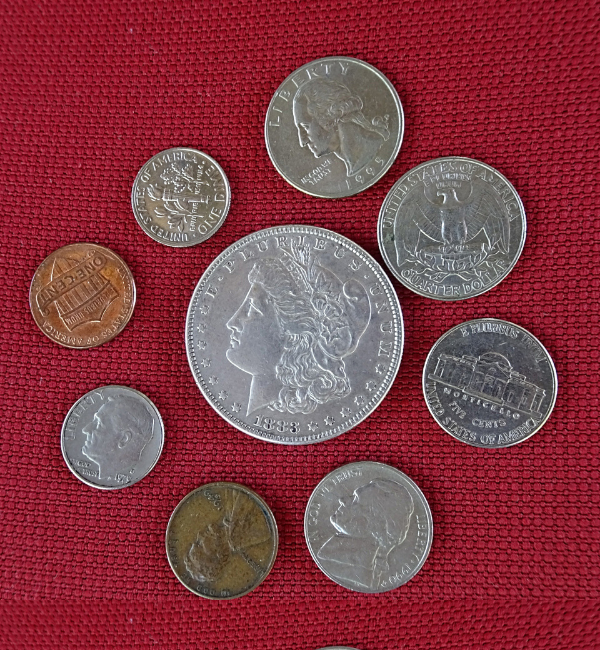
#> input picture CoinsA.png, 600 x 650 px
$ jupyter execute Untitled.ipynb
#> lines starting #> are read from the running program, lines starting #| are printed output that depends on the picture; after the words box and inside, x2 and y2 are one past the last pixel; in counts of white or black regions, pixels touching at a corner belong together
### WORKSHOP - 4
### Coin Detection using OpenCV in Python
**Name:** ROHITH J **Reg no:** 212224230232 **Slot:** T1-H15

[cell 1]
import cv2
import matplotlib.pyplot as plt
import numpy as np

[cell 2]
image = cv2.imread('CoinsA.png')
#> image is the input picture: shape (650, 600, 3); mean B, G, R 68.8, 59.3, 131.9

## Step 1: Read Image

[cell 3]
imageCopy = image.copy()
plt.imshow(image[:,:,::-1]);
plt.title("Original Image")
plt.show()

## Step 2: Convert Image to Grayscale

[cell 4]
imageGray = cv2.cvtColor(image, cv2.COLOR_BGR2GRAY)
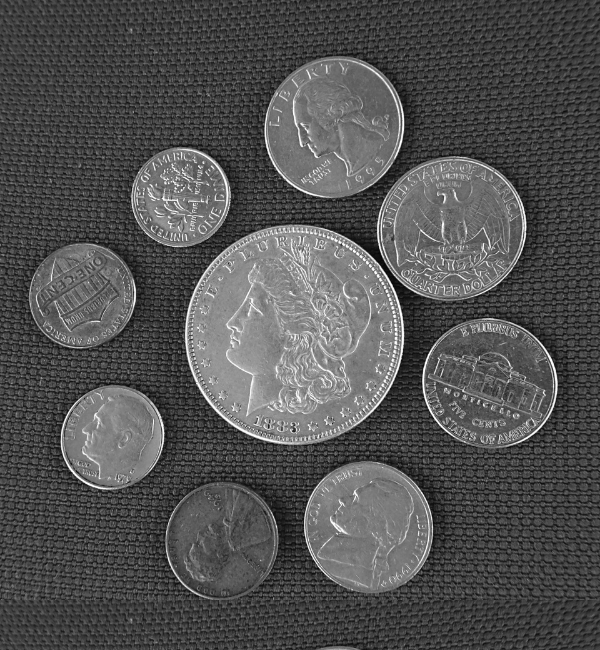
#> imageGray: shape (650, 600); min 5, max 254, mean 82.1

[cell 5]
plt.figure(figsize=(12,12))
plt.subplot(121);plt.imshow(image[:,:,::-1]);plt.title("Original Image")
plt.subplot(122); plt.imshow(imageGray,cmap='gray');plt.title("Grayscale Image"); plt.show()
#> after `plt.subplot(122)`:
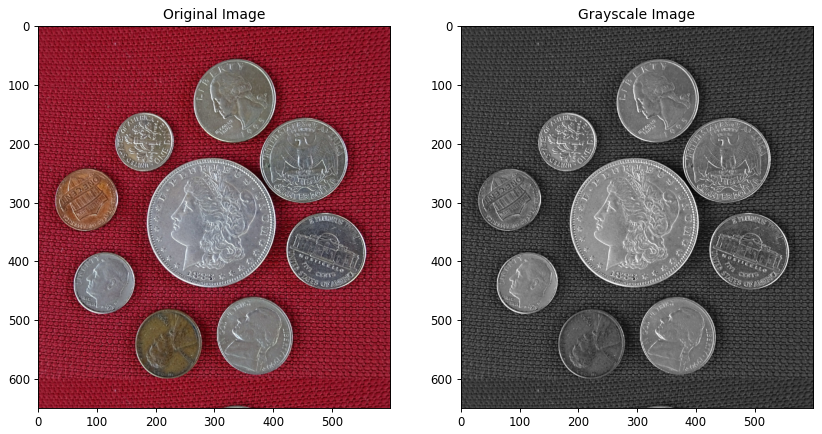
#> figure drawn by matplotlib, 2 panels

## Step 3: Split Image into R,G,B Channels

[cell 6]
imageB, imageG, imageR = cv2.split(image)
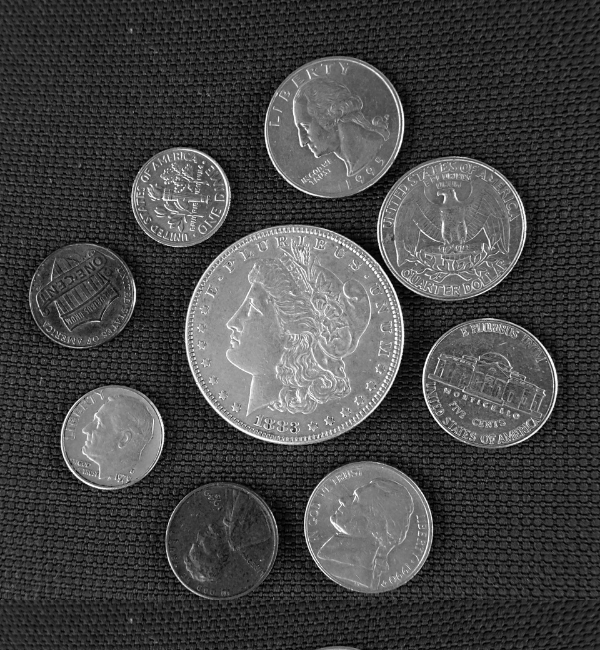
#> imageB: shape (650, 600); min 0, max 255, mean 68.8
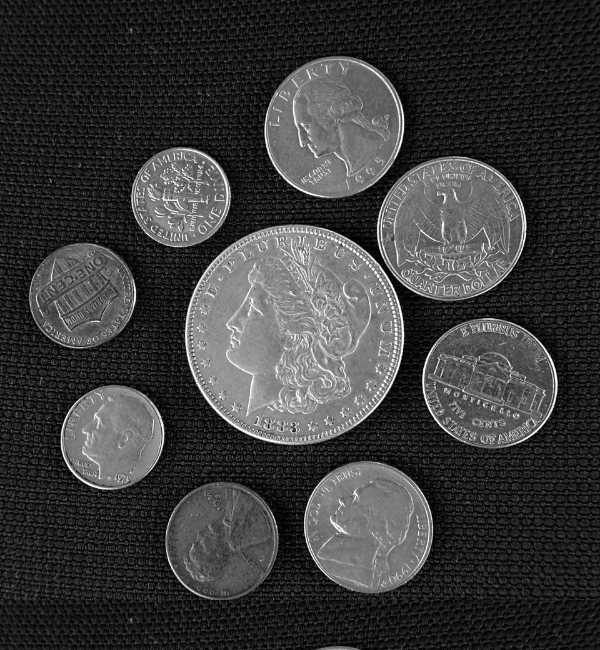
#> imageG: shape (650, 600); min 0, max 255, mean 59.3
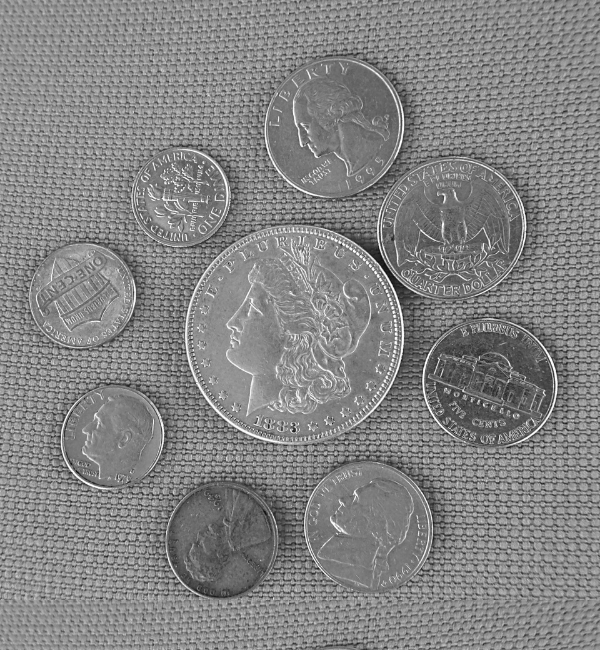
#> imageR: shape (650, 600); min 14, max 255, mean 131.9

[cell 7]
plt.figure(figsize=(20,12))
plt.subplot(141);plt.imshow(image[:,:,::-1]);plt.title("Original Image")
plt.subplot(142);plt.imshow(imageB,cmap='gray');plt.title("Blue Channel")
plt.subplot(143);plt.imshow(imageG,cmap='gray');plt.title("Green Channel")
plt.subplot(144);plt.imshow(imageR,cmap='gray');plt.title("Red Channel");
plt.show()

## Step 4: Perform Thresholding

[cell 8]
ret, thresh = cv2.threshold(imageGray, 127, 255, cv2.THRESH_BINARY)
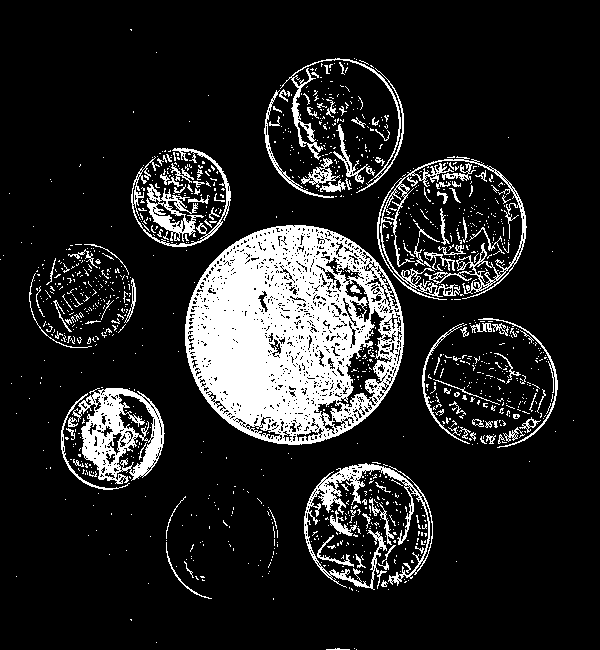
#> thresh: shape (650, 600); 14.3% white; 1208 white regions (1084 under 20 px), largest, box (x1, y1, x2, y2) and area: (185, 225, 404, 445) 30563, (72, 388, 165, 484) 4077, (377, 156, 527, 300) 2958

[cell 9]
plt.imshow(thresh, cmap='gray')
plt.title("Threshold Binary Inverse")
plt.axis('off')
plt.show()

## Step 5: Perform morphological operations

[cell 10]
kernel = cv2.getStructuringElement(cv2.MORPH_ELLIPSE,(5,5))

[cell 11]
imageDilated1 = cv2.dilate(thresh, kernel, iterations=1)
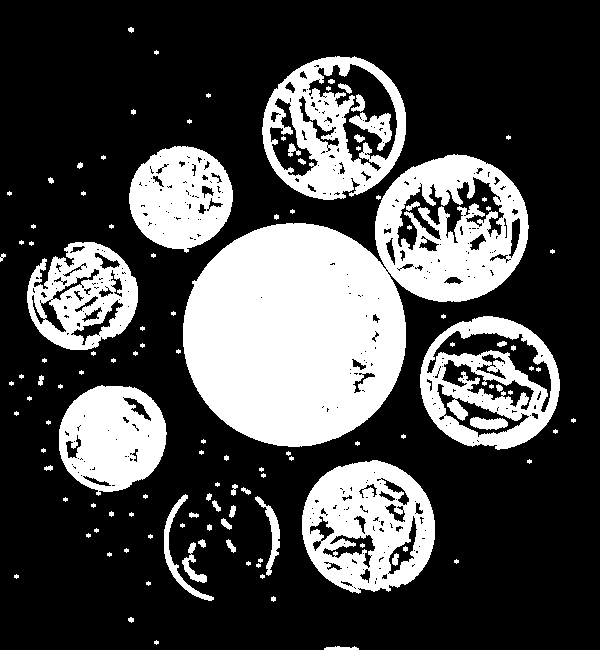
#> imageDilated1: shape (650, 600); 28.6% white; 121 white regions (74 under 20 px), largest, box (x1, y1, x2, y2) and area: (183, 154, 529, 447) 52859, (302, 460, 435, 594) 11519, (262, 56, 406, 200) 9517

[cell 12]
imageDilated2 = cv2.dilate(imageDilated1, kernel, iterations=1)
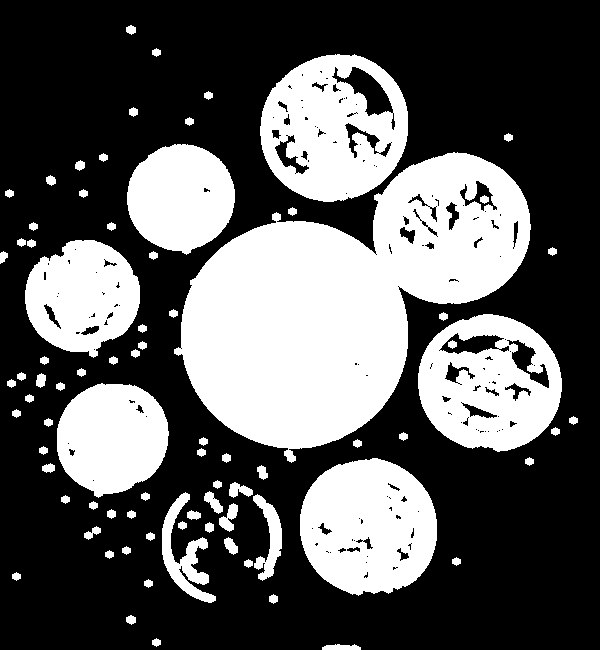
#> imageDilated2: shape (650, 600); 35.3% white; 81 white regions, largest, box (x1, y1, x2, y2) and area: (174, 152, 531, 463) 58453, (260, 54, 408, 202) 14829, (300, 458, 437, 596) 14466

[cell 13]
plt.imshow(imageDilated2,cmap='gray')
plt.title('Dilated Image Iteration 2')
plt.show()

[cell 14]
plt.figure(figsize=(10,8))

plt.subplot(221); plt.imshow(thresh, cmap='gray'); plt.title("Threshold"); plt.axis('off')
plt.subplot(222); plt.imshow(imageDilated1, cmap='gray'); plt.title("Dilated 1"); plt.axis('off')
plt.subplot(223); plt.imshow(imageDilated2, cmap='gray'); plt.title("Dilated 2"); plt.axis('off')

plt.show()

[cell 15]
kernel = cv2.getStructuringElement(cv2.MORPH_ELLIPSE,(5,5))

[cell 16]
imageDilated = cv2.dilate(thresh, kernel, iterations=2)

[cell 17]
imageEroded = cv2.erode(imageDilated, kernel, iterations=1)
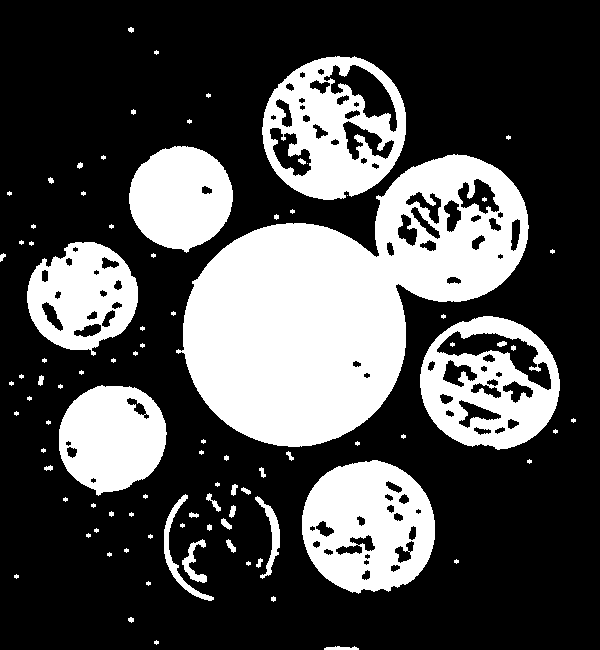
#> imageEroded: shape (650, 600); 30.2% white; 93 white regions (56 under 20 px), largest, box (x1, y1, x2, y2) and area: (176, 154, 529, 447) 54251, (302, 460, 435, 594) 12591, (262, 56, 406, 200) 11687

[cell 18]
plt.imshow(imageEroded,cmap='gray')
plt.title("Eroded Image")
plt.show()

## Step 5: Create SimpleBlobDetector

[cell 19]
params = cv2.SimpleBlobDetector_Params()

params.blobColor = 0

params.minDistBetweenBlobs = 2

# Filter by Area.
params.filterByArea = False

# Filter by Circularity
params.filterByCircularity = True
params.minCircularity = 0.8

# Filter by Convexity
params.filterByConvexity = True
params.minConvexity = 0.8

# Filter by Inertia
params.filterByInertia =True
params.minInertiaRatio = 0.8

[cell 20]
detector = cv2.SimpleBlobDetector_create(params)

## Step 6: Detect Coins

[cell 21]
keypoints = detector.detect(imageEroded)
#> keypoints = 5 keypoints; (x, y, size): (489, 383, 135.9), (404, 499, 10.2), (390, 508, 8.1), (500, 214, 6.4), (302, 74, 6.4)

[cell 22]
keypoints = detector.detect(imageEroded)

# Draw detected blobs on image
im_with_keypoints = cv2.drawKeypoints(
    imageEroded,
    keypoints,
    np.array([]),
    (0,0,255),
    cv2.DRAW_MATCHES_FLAGS_DRAW_RICH_KEYPOINTS
)

# Show detected coins
plt.imshow(im_with_keypoints, cmap='gray')
plt.title("Detected Coins")
plt.axis("off")
plt.show()

# Print number of coins
print("Number of coins detected:", len(keypoints))
#| Number of coins detected: 5
